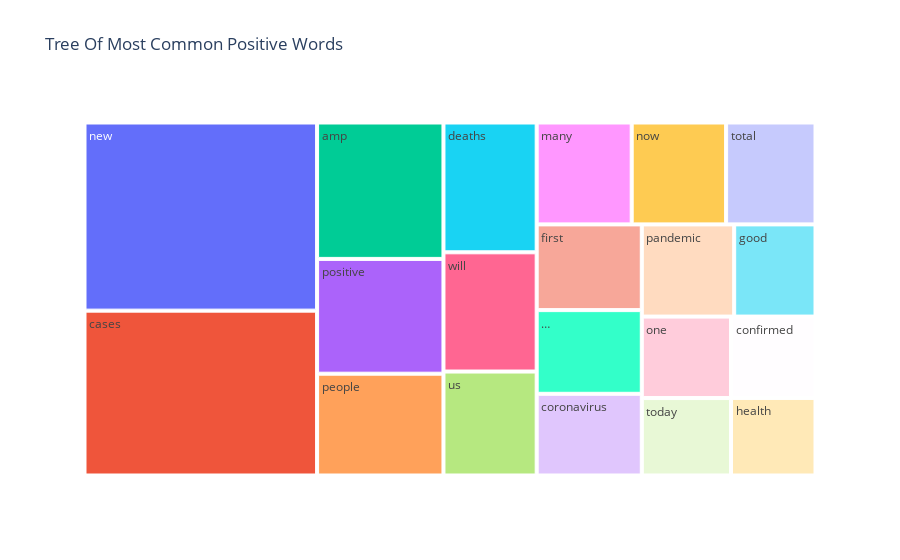

Here is the notebook cell this chart was saved with:
### Markdown cell above
### Top most positive words treemap

### Code cell
fig = px.treemap(temp_positive, path=['Common_words'], values='count',title='Tree Of Most Common Positive Words')
fig.show()

### Figure 1 — Plotly figure (JSON) as saved in the notebook; plotly's stock layout.template omitted (floating-point values rounded to 4 significant figures)
{"data": [{"branchvalues": "total", "domain": {"x": [0, 1], "y": [0, 1]}, "hovertemplate": "labels=%{label}<br>count=%{value}<br>parent=%{parent}<br>id=%{id}<extra></extra>", "ids": ["amp", "cases", "confirmed", "coronavirus", "deaths", "first", "good", "health", "many", "new", "now", "one", "pandemic", "people", "positive", "today", "total", "us", "will", "…"], "labels": ["amp", "cases", "confirmed", "coronavirus", "deaths", "first", "good", "health", "many", "new", "now", "one", "pandemic", "people", "positive", "today", "total", "us", "will", "…"], "name": "", "parents": ["", "", "", "", "", "", "", "", "", "", "", "", "", "", "", "", "", "", "", ""], "type": "treemap", "values": [5324, 11843, 2123, 2652, 3737, 2783, 2316, 2024, 2990, 13515, 2971, 2245, 2631, 3974, 4481, 2134, 2813, 2993, 3433, 2717]}], "layout": {"legend": {"tracegroupgap": 0}, "title": {"text": "Tree Of Most Common Positive Words"}}}
